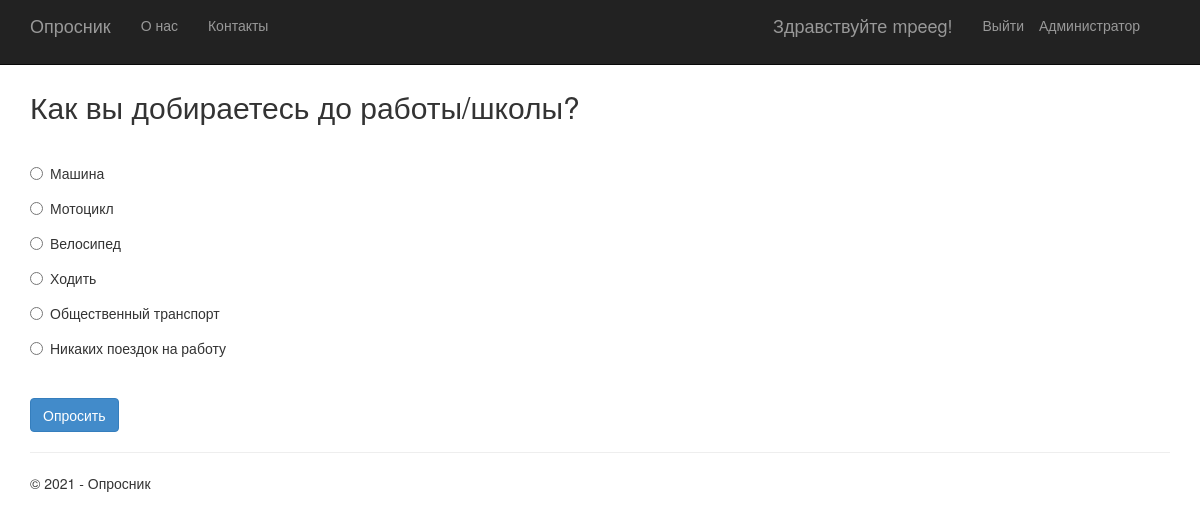
/2/ (signed in), run on the app's committed database.
### app/models.py (models this page shows, shortened)
class Poll(models.Model):
    text = models.CharField(max_length=200)
    pub_date = models.DateTimeField('date published')

class Choice(models.Model):
    poll = models.ForeignKey(Poll, on_delete=models.CASCADE)
    text = models.CharField(max_length=200)
    votes = models.IntegerField(default=0)

### app/views.py (the view)
class PollDetailView(DetailView):
    model = Poll
    def get_context_data(self, **kwargs):
        context = super(PollDetailView, self).get_context_data(**kwargs)
        context['title'] = 'Опрос'
        context['btn'] = 'Опросить'
        context['year'] = datetime.now().year
        return context

### app/templates/app/details.html (shortened to what this page needs)
{% extends "app/layout.html" %}
{% block content %}
<h2>{{poll.text}}</h2>
<br />
<form action="{% url 'app:vote' poll.id %}" method="post">
{% for choice in poll.choice_set.all %}
    <div class="radio">
        <label>
            <input type="radio" name="choice" id="choice{{ forloop.counter }}" value="{{ choice.id }}" />
            {{ choice.text }}
        </label>
    </div>
{% endfor %}
    <br />
    <button class="btn btn-primary" type="submit">{{btn}}</button>
</form>
{% endblock %}

### app/templates/app/layout.html (shortened to what this page needs)
﻿<!DOCTYPE html>
<html>
<head>
    {% load static %}
    <link rel="stylesheet" type="text/css" href="{% static 'app/content/bootstrap.min.css' %}" />
    <link rel="stylesheet" type="text/css" href="{% static 'app/content/site.css' %}" />
</head>
<body>
    <div class="navbar navbar-inverse navbar-fixed-top">
        <div class="container">
            <div class="navbar-header">
                <a href="/" class="navbar-brand">Опросник</a>
            </div>
            <div class="navbar-collapse collapse">
                <ul class="nav navbar-nav">
                    <li><a href="{% url 'about' %}">О нас</a></li>
                    <li><a href="{% url 'contact' %}">Контакты</a></li>
                </ul>
                <ul class="nav navbar-nav navbar-right">
                    <li><a href="/admin">Администратор</a></li>
                </ul>
                {% if user.is_authenticated %}
                <form id="logoutForm" action="/logout/" method="post" class="navbar-right">
                    <ul class="nav navbar-nav navbar-right">
                        <li><span class="navbar-brand">Здравствуйте {{ user.username }}!</span></li>
                        <li><a href="javascript:document.getElementById('logoutForm').submit()">Выйти</a></li>
                    </ul>
                </form>
                {% else %}
                <ul class="nav navbar-nav navbar-right">
                    <li><a href="{% url 'login' %}">Войти</a></li>
                </ul>
                {% endif %}
            </div>
        </div>
    </div>
    <div class="container body-content">
{% block content %}{% endblock %}
        <hr/>
        <footer>
            <p>&copy; {{ year }} - Опросник</p>
        </footer>
    </div>
</body>
</html>

### app/static/app/content/site.css (style rules this page uses)
body { padding-top: 50px; padding-bottom: 20px; }
.body-content { padding-left: 15px; padding-right: 15px; }
input, select, textarea { max-width: 280px; }
.radio, .checkbox { margin-bottom: 20px; }

### data on the page
Poll: text "Как вы добираетесь до работы/школы?"
Choice: text "Машина"
Choice: text "Мотоцикл"
Choice: text "Велосипед"
Choice: text "Ходить"
Choice: text "Общественный транспорт"
Choice: text "Никаких поездок на работу"

### other printed values
{{ user.username }} "mpeeg"
{{ btn }} "Опросить"
{{ year }} "2021"
